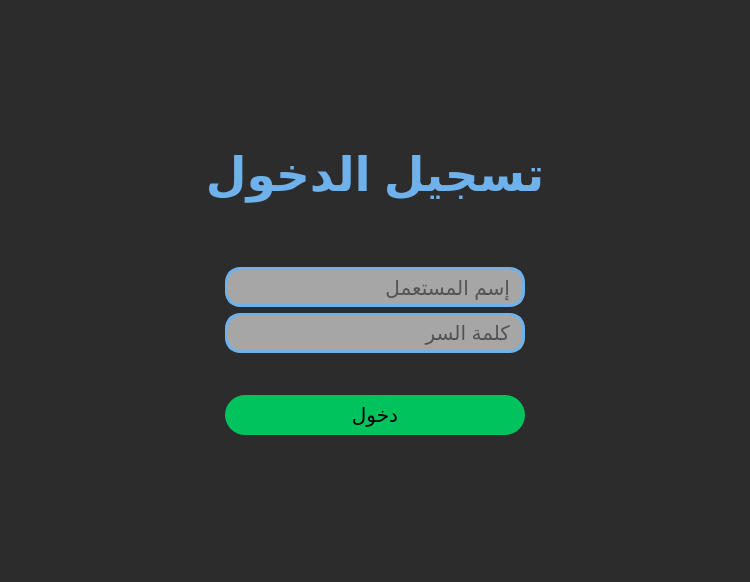
<?xml version="1.0" encoding="UTF-8"?>
<ui version="4.0">
 <class>login</class>
 <widget class="QWidget" name="login">
  <property name="geometry">
   <rect>
    <x>0</x>
    <y>0</y>
    <width>750</width>
    <height>582</height>
   </rect>
  </property>
  <property name="windowTitle">
   <string>Form</string>
  </property>
  <property name="styleSheet">
   <string notr="true">background-color:rgb(44, 44, 44)</string>
  </property>
  <layout class="QVBoxLayout" name="verticalLayout_2">
   <item>
    <spacer name="verticalSpacer">
     <property name="orientation">
      <enum>Qt::Orientation::Vertical</enum>
     </property>
     <property name="sizeHint" stdset="0">
      <size>
       <width>20</width>
       <height>108</height>
      </size>
     </property>
    </spacer>
   </item>
   <item>
    <widget class="QFrame" name="frame">
     <property name="frameShape">
      <enum>QFrame::Shape::NoFrame</enum>
     </property>
     <property name="frameShadow">
      <enum>QFrame::Shadow::Plain</enum>
     </property>
     <property name="lineWidth">
      <number>0</number>
     </property>
     <layout class="QVBoxLayout" name="verticalLayout_3">
      <item>
       <widget class="QLabel" name="label">
        <property name="maximumSize">
         <size>
          <width>16777215</width>
          <height>70</height>
         </size>
        </property>
        <property name="font">
         <font>
          <pointsize>35</pointsize>
          <bold>true</bold>
         </font>
        </property>
        <property name="styleSheet">
         <string notr="true">QLabel{
	color: rgb(111, 178, 235);
}</string>
        </property>
        <property name="text">
         <string>تسجيل الدخول</string>
        </property>
        <property name="alignment">
         <set>Qt::AlignmentFlag::AlignCenter</set>
        </property>
       </widget>
      </item>
      <item>
       <spacer name="verticalSpacer_3">
        <property name="orientation">
         <enum>Qt::Orientation::Vertical</enum>
        </property>
        <property name="sizeType">
         <enum>QSizePolicy::Policy::Fixed</enum>
        </property>
        <property name="sizeHint" stdset="0">
         <size>
          <width>20</width>
          <height>40</height>
         </size>
        </property>
       </spacer>
      </item>
      <item>
       <widget class="QFrame" name="frame_3">
        <property name="frameShape">
         <enum>QFrame::Shape::NoFrame</enum>
        </property>
        <property name="frameShadow">
         <enum>QFrame::Shadow::Raised</enum>
        </property>
        <layout class="QHBoxLayout" name="horizontalLayout">
         <item>
          <spacer name="horizontalSpacer_2">
           <property name="orientation">
            <enum>Qt::Orientation::Horizontal</enum>
           </property>
           <property name="sizeHint" stdset="0">
            <size>
             <width>177</width>
             <height>20</height>
            </size>
           </property>
          </spacer>
         </item>
         <item>
          <widget class="QFrame" name="frame_2">
           <property name="frameShape">
            <enum>QFrame::Shape::NoFrame</enum>
           </property>
           <property name="frameShadow">
            <enum>QFrame::Shadow::Raised</enum>
           </property>
           <layout class="QVBoxLayout" name="verticalLayout">
            <item>
             <widget class="QLineEdit" name="username">
              <property name="sizePolicy">
               <sizepolicy hsizetype="Fixed" vsizetype="Fixed">
                <horstretch>0</horstretch>
                <verstretch>0</verstretch>
               </sizepolicy>
              </property>
              <property name="minimumSize">
               <size>
                <width>300</width>
                <height>40</height>
               </size>
              </property>
              <property name="font">
               <font>
                <pointsize>15</pointsize>
               </font>
              </property>
              <property name="styleSheet">
               <string notr="true">QLineEdit{
background-color: rgb(166, 166, 166);
border: 3px solid rgb(111, 178, 235);
border-radius: 15px;
padding-right: 10px;
padding-left: 10px;
}

</string>
              </property>
              <property name="alignment">
               <set>Qt::AlignmentFlag::AlignLeading|Qt::AlignmentFlag::AlignLeft|Qt::AlignmentFlag::AlignVCenter</set>
              </property>
              <property name="placeholderText">
               <string>إسم المستعمل</string>
              </property>
              <property name="clearButtonEnabled">
               <bool>false</bool>
              </property>
             </widget>
            </item>
            <item>
             <widget class="QLineEdit" name="password">
              <property name="sizePolicy">
               <sizepolicy hsizetype="Fixed" vsizetype="Fixed">
                <horstretch>0</horstretch>
                <verstretch>0</verstretch>
               </sizepolicy>
              </property>
              <property name="minimumSize">
               <size>
                <width>300</width>
                <height>40</height>
               </size>
              </property>
              <property name="font">
               <font>
                <pointsize>15</pointsize>
               </font>
              </property>
              <property name="styleSheet">
               <string notr="true">QLineEdit{
background-color: rgb(166, 166, 166);
border: 3px solid rgb(111, 178, 235);
border-radius: 15px;
padding-right: 10px;
padding-left: 10px;
}

</string>
              </property>
              <property name="inputMask">
               <string/>
              </property>
              <property name="echoMode">
               <enum>QLineEdit::EchoMode::Password</enum>
              </property>
              <property name="alignment">
               <set>Qt::AlignmentFlag::AlignLeading|Qt::AlignmentFlag::AlignLeft|Qt::AlignmentFlag::AlignVCenter</set>
              </property>
              <property name="placeholderText">
               <string>كلمة السر</string>
              </property>
             </widget>
            </item>
           </layout>
          </widget>
         </item>
         <item>
          <spacer name="horizontalSpacer">
           <property name="orientation">
            <enum>Qt::Orientation::Horizontal</enum>
           </property>
           <property name="sizeHint" stdset="0">
            <size>
             <width>40</width>
             <height>20</height>
            </size>
           </property>
          </spacer>
         </item>
        </layout>
       </widget>
      </item>
     </layout>
    </widget>
   </item>
   <item>
    <widget class="QFrame" name="frame_4">
     <property name="frameShape">
      <enum>QFrame::Shape::NoFrame</enum>
     </property>
     <property name="frameShadow">
      <enum>QFrame::Shadow::Raised</enum>
     </property>
     <property name="lineWidth">
      <number>0</number>
     </property>
     <layout class="QHBoxLayout" name="horizontalLayout_2">
      <item>
       <widget class="QPushButton" name="submit">
        <property name="sizePolicy">
         <sizepolicy hsizetype="Fixed" vsizetype="Fixed">
          <horstretch>0</horstretch>
          <verstretch>0</verstretch>
         </sizepolicy>
        </property>
        <property name="minimumSize">
         <size>
          <width>300</width>
          <height>40</height>
         </size>
        </property>
        <property name="font">
         <font>
          <pointsize>15</pointsize>
         </font>
        </property>
        <property name="styleSheet">
         <string notr="true">QPushButton {
background-color: rgb(0, 195, 94);
border: 0px solid black;
border-radius: 20px
}
</string>
        </property>
        <property name="text">
         <string>دخول</string>
        </property>
        <property name="shortcut">
         <string>Return</string>
        </property>
       </widget>
      </item>
     </layout>
    </widget>
   </item>
   <item>
    <spacer name="verticalSpacer_2">
     <property name="orientation">
      <enum>Qt::Orientation::Vertical</enum>
     </property>
     <property name="sizeHint" stdset="0">
      <size>
       <width>20</width>
       <height>108</height>
      </size>
     </property>
    </spacer>
   </item>
  </layout>
 </widget>
 <resources/>
 <connections/>
</ui>
